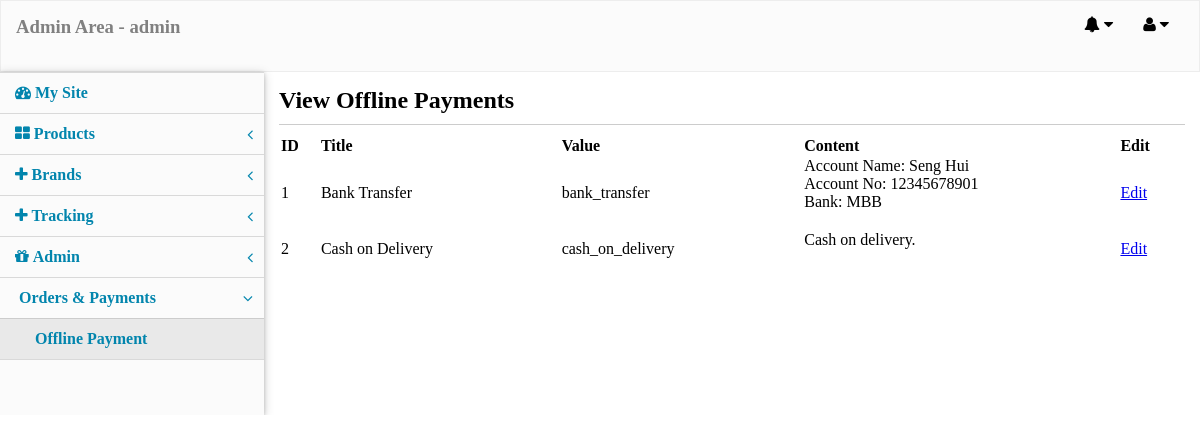
Screenshot of /admin_area/index.php?action=offline_payment (signed in) with the database file from the repository.
### tables this page shows
CREATE TABLE `offline_payment` (
  `id` int(11) NOT NULL,
  `title` varchar(255) NOT NULL,
  `value` varchar(50) NOT NULL,
  `content` text NOT NULL,
  `status` varchar(50) NOT NULL
);

### admin_area/includes/view_offline_payment.php (the view, shortened to what this page needs)
<div class="view_product_box">
<h2>View Offline Payments</h2>
<div class="border_bottom"></div>
<form action="" method="post" enctype="multipart/form-data" />
<table width="100%">
 <thead>
  <tr>
   <th>ID</th>
   <th>Title</th>
   <th>Value</th>
   <th>Content</th>
   <th>Edit</th>
  </tr>
 </thead>
 <?php
 $all_categories = mysqli_query($con,"select * from offline_payment order by id ASC ");
 $i = 1;
 while($row=mysqli_fetch_array($all_categories)){
 ?>
 <tbody>
  <tr>
   <td><?php echo $i; ?></td>
   <td><?php echo $row['title']; ?></td>
   <td><?php echo $row['value']; ?></td>
   <td colspan="2" width="35%"><p><?php echo $row['content']; ?></p><br></td>
   <td><a href="index.php?action=edit_offline_payment_content&id=<?php echo $row['id'];?>">Edit</a></td>
  </tr>
 </tbody>
 <?php $i++;}  ?>
</table>
</div>

### admin_area/styles/desktop.css (style rules this page uses)
html, body, div, span, applet, object, iframe, h1, h2, h3, h4, h5, h6, p, blockquote, pre, a, abbr, acronym, address, big, cite, code, del, dfn, em, img, ins, kbd, q, s, samp, small, strike, strong, sub, sup, tt, var, b, u, i, center, dl, dt, dd, ol, ul, li, fieldset, form, label, legend, table, caption, tbody, tfoot, thead, tr, th, td, article, aside, canvas, details, embed, figure, figcaption, footer, header, hgroup, menu, nav, output, ruby, section, summary, time, mark, audio, video { margin: 0; padding: 0; border: 0; //font-size: 100%; //font: inherit; //vertical-align: baseline; }
.border_bottom { border-bottom:0.01px solid rgba(0,0,0,0.2); margin:10px 0; }
.view_product_box th, .view_product_box td { text-align:left; }

### rows the page displays
offline_payment: title "Bank Transfer", value "bank_transfer", content "Account Name: Seng Hui Account No: 12345678901 Bank: MBB"
offline_payment: title "Cash on Delivery", value "cash_on_delivery", content "Cash on delivery."

### other values shown
$_SESSION['name'] "admin"
